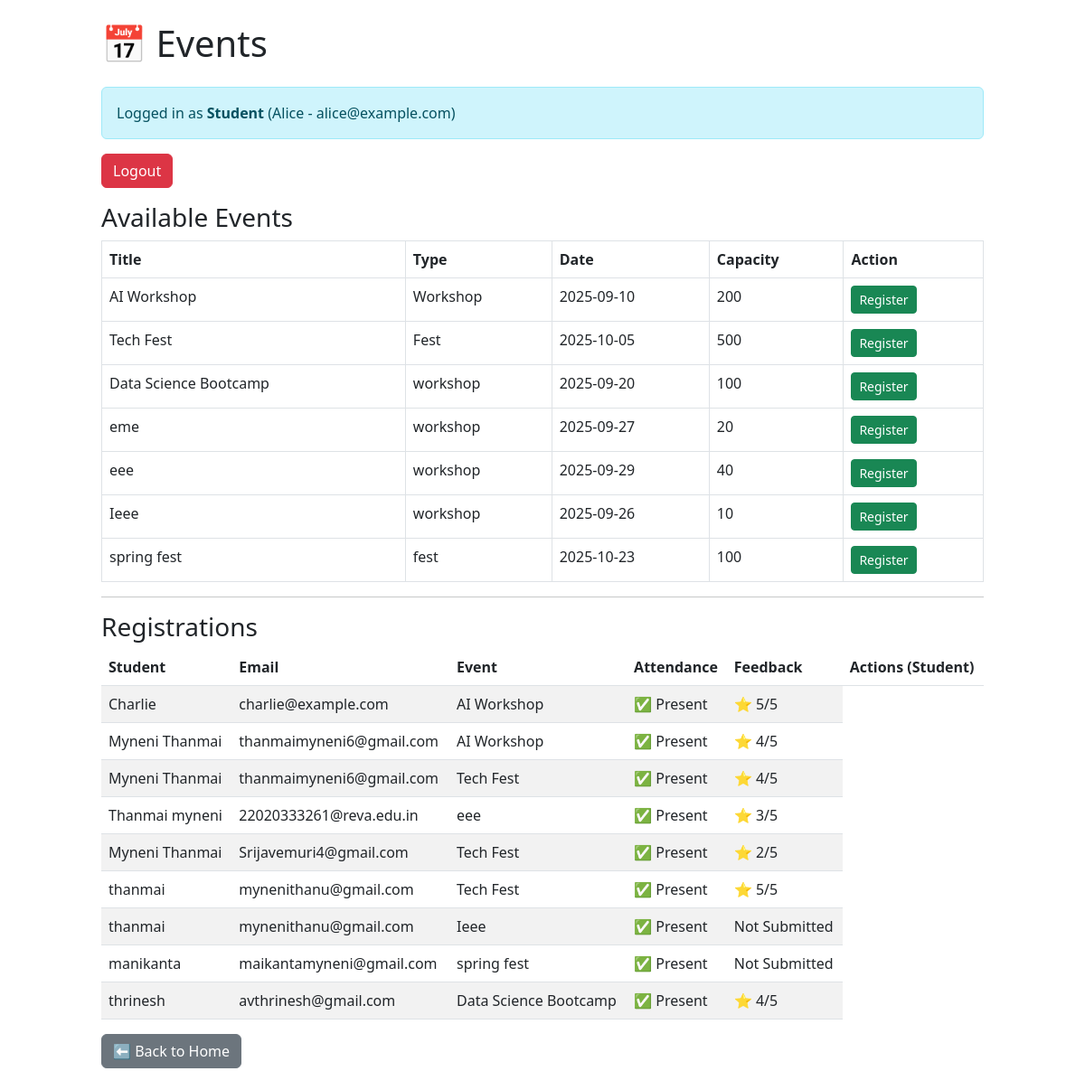
The page /events (signed in) on the database its author committed.
### app.py (models this page shows)
class Event(db.Model):
    id = db.Column(db.Integer, primary_key=True)
    title = db.Column(db.String, nullable=False)
    type = db.Column(db.String, default='Workshop')
    date = db.Column(db.String)
    capacity = db.Column(db.Integer, default=0)

class Student(db.Model):
    id = db.Column(db.Integer, primary_key=True)
    name = db.Column(db.String, nullable=False)
    email = db.Column(db.String)

### app.py (the view, shortened to what this page needs)
@app.route('/events', methods=['GET', 'POST'])
def events():
    events_list = Event.query.all()
    message = None
    registrations = Registration.query.all()
    reg_data = []
    for r in registrations:
        student = Student.query.get(r.student_id)
        event = Event.query.get(r.event_id)
        att = Attendance.query.filter_by(registration_id=r.id).first()
        fb = Feedback.query.filter_by(registration_id=r.id).first()
        reg_data.append({
            'reg_id': r.id,
            'student_name': student.name,
            'student_email': student.email,
            'event_title': event.title,
            'attendance': att.present if att else None,
            'feedback': fb.rating if fb else None
        })
    return render_template('events.html', events=events_list, reg_data=reg_data, message=message)

### templates/events.html (shortened to what this page needs)
<!doctype html>
<html lang="en">
<head>
  <link href="https://cdn.jsdelivr.net/npm/bootstrap@5.3.0/dist/css/bootstrap.min.css" rel="stylesheet">
</head>
<body class="p-4">
  <div class="container" style="max-width:1000px">
    <h1 class="mb-4">📅 Events</h1>
    {% if session.get('role') %}
      <div class="alert alert-info">
        Logged in as <b>{{ session.get('role')|capitalize }}</b>
        {% if session.get('role') == 'student' %}
          ({{ session.get('student_name') }} - {{ session.get('student_email') }})
        {% endif %}
      </div>
      <form action="{{ url_for('logout') }}" method="get" class="mb-3">
        <button type="submit" class="btn btn-danger">Logout</button>
      </form>
    {% else %}
      <form action="{{ url_for('login') }}" method="get" class="mb-3">
        <button type="submit" class="btn btn-primary">Login</button>
      </form>
    {% endif %}
    <h3>Available Events</h3>
    <table class="table table-bordered">
      <thead>
        <tr>
          <th>Title</th>
          <th>Type</th>
          <th>Date</th>
          <th>Capacity</th>
          {% if session.get('role') == 'student' %}
            <th>Action</th>
          {% endif %}
        </tr>
      </thead>
      <tbody>
        {% for e in events %}
          <tr>
            <td>{{ e.title }}</td>
            <td>{{ e.type }}</td>
            <td>{{ e.date }}</td>
            <td>{{ e.capacity }}</td>
            {% if session.get('role') == 'student' %}
              <td>
                <form method="post">
                  <button class="btn btn-sm btn-success">Register</button>
                </form>
              </td>
            {% endif %}
          </tr>
        {% endfor %}
      </tbody>
    </table>
    <hr>
    <h3>Registrations</h3>
    <table class="table table-striped">
      <thead>
        <tr>
          <th>Student</th>
          <th>Email</th>
          <th>Event</th>
          <th>Attendance</th>
          <th>Feedback</th>
          {% if session.get('role') == 'admin' %}
            <th>Actions (Admin)</th>
          {% elif session.get('role') == 'student' %}
            <th>Actions (Student)</th>
          {% endif %}
        </tr>
      </thead>
      <tbody>
        {% for r in reg_data %}
          <tr>
            <td>{{ r.student_name }}</td>
            <td>{{ r.student_email }}</td>
            <td>{{ r.event_title }}</td>
            <td>
              {% if r.attendance is none %}
                Not Marked
              {% elif r.attendance %}
                ✅ Present
              {% else %}
                ❌ Absent
              {% endif %}
            </td>
            <td>
              {% if r.feedback %}
                ⭐ {{ r.feedback }}/5
              {% else %}
                Not Submitted
              {% endif %}
            </td>
          </tr>
        {% endfor %}
      </tbody>
    </table>
    <form action="{{ url_for('index') }}" method="get">
      <button type="submit" class="btn btn-secondary">⬅ Back to Home</button>
    </form>
  </div>
</body>
</html>

### rows shown on the page
Event: title "AI Workshop", type "Workshop", date "2025-09-10", capacity "200", event_title "AI Workshop" "AI Workshop"
Event: title "Tech Fest", type "Fest", date "2025-10-05", capacity "500", event_title "Tech Fest" "Tech Fest" "Tech Fest"
Event: title "Data Science Bootcamp", type "workshop", date "2025-09-20", capacity "100", event_title "Data Science Bootcamp"
Event: title "eme", type "workshop", date "2025-09-27", capacity "20"
Event: title "eee", type "workshop", date "2025-09-29", capacity "40", event_title "eee"
Event: title "Ieee", type "workshop", date "2025-09-26", capacity "10", event_title "Ieee"
Event: title "spring fest", type "fest", date "2025-10-23", capacity "100", event_title "spring fest"
Student: student_name "Charlie", student_email "charlie@example.com"
Student: student_name "Myneni Thanmai" "Myneni Thanmai", student_email "thanmaimyneni6@gmail.com" "thanmaimyneni6@gmail.com"
Student: student_name "Thanmai myneni", student_email "22020333261@reva.edu.in"
Student: student_name "Myneni Thanmai", student_email "Srijavemuri4@gmail.com"
Student: student_name "thanmai" "thanmai", student_email "mynenithanu@gmail.com" "mynenithanu@gmail.com"
Student: student_name "manikanta", student_email "maikantamyneni@gmail.com"
Student: student_name "thrinesh", student_email "avthrinesh@gmail.com"

### other values the page prints
{{ session.get('role')|capitalize }} "Student"
{{ session.get('student_name') }} "Alice"
{{ session.get('student_email') }} "alice@example.com"
{{ r.feedback }} "5" "4" "4" "3" "2" "5" "4"
